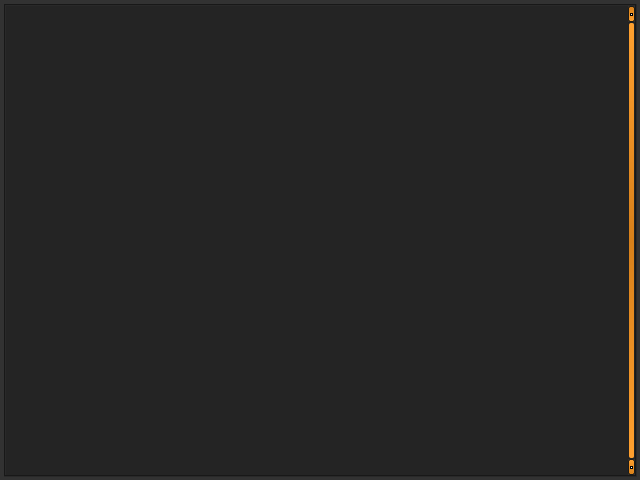
<?xml version="1.0" encoding="UTF-8"?>
<ui version="4.0">
 <class>ConsoleWindow</class>
 <widget class="QDialog" name="ConsoleWindow">
  <property name="geometry">
   <rect>
    <x>0</x>
    <y>0</y>
    <width>640</width>
    <height>480</height>
   </rect>
  </property>
  <property name="minimumSize">
   <size>
    <width>640</width>
    <height>480</height>
   </size>
  </property>
  <property name="maximumSize">
   <size>
    <width>640</width>
    <height>480</height>
   </size>
  </property>
  <property name="windowTitle">
   <string>Debug Console</string>
  </property>
  <property name="styleSheet">
   <string notr="true">QToolTip
{
     border: 1px solid black;
     background-color: #ffa02f;
     padding: 1px;
     border-radius: 3px;
     opacity: 100;
}

QWidget
{
    color: #b1b1b1;
    background-color: #323232;
}

QWidget:item:hover
{
    background-color: QLinearGradient( x1: 0, y1: 0, x2: 0, y2: 1, stop: 0 #ffa02f, stop: 1 #ca0619);
    color: #000000;
}

QWidget:item:selected
{
    background-color: QLinearGradient( x1: 0, y1: 0, x2: 0, y2: 1, stop: 0 #ffa02f, stop: 1 #d7801a);
}

QMenuBar::item
{
    background: transparent;
}

QMenuBar::item:selected
{
    background: transparent;
    border: 1px solid #ffaa00;
}

QMenuBar::item:pressed
{
    background: #444;
    border: 1px solid #000;
    background-color: QLinearGradient(
        x1:0, y1:0,
        x2:0, y2:1,
        stop:1 #212121,
        stop:0.4 #343434/*,
        stop:0.2 #343434,
        stop:0.1 #ffaa00*/
    );
    margin-bottom:-1px;
    padding-bottom:1px;
}

QMenu
{
    border: 1px solid #000;
}

QMenu::item
{
    padding: 2px 20px 2px 20px;
}

QMenu::item:selected
{
    color: #000000;
}

QWidget:disabled
{
    color: #404040;
    background-color: #323232;
}

QAbstractItemView
{
    background-color: QLinearGradient( x1: 0, y1: 0, x2: 0, y2: 1, stop: 0 #4d4d4d, stop: 0.1 #646464, stop: 1 #5d5d5d);
}

QWidget:focus
{
    /*border: 2px solid QLinearGradient( x1: 0, y1: 0, x2: 0, y2: 1, stop: 0 #ffa02f, stop: 1 #d7801a);*/
}

QLineEdit
{
    background-color: QLinearGradient( x1: 0, y1: 0, x2: 0, y2: 1, stop: 0 #4d4d4d, stop: 0 #646464, stop: 1 #5d5d5d);
    padding: 1px;
    border-style: solid;
    border: 1px solid #1e1e1e;
    border-radius: 5;
}

QPushButton
{
    color: #b1b1b1;
    background-color: QLinearGradient( x1: 0, y1: 0, x2: 0, y2: 1, stop: 0 #565656, stop: 0.1 #525252, stop: 0.5 #4e4e4e, stop: 0.9 #4a4a4a, stop: 1 #464646);
    border-width: 1px;
    border-color: #1e1e1e;
    border-style: solid;
    border-radius: 6;
    padding: 3px;
    font-size: 12px;
    padding-left: 5px;
    padding-right: 5px;
}

QPushButton:pressed
{
    background-color: QLinearGradient( x1: 0, y1: 0, x2: 0, y2: 1, stop: 0 #2d2d2d, stop: 0.1 #2b2b2b, stop: 0.5 #292929, stop: 0.9 #282828, stop: 1 #252525);
}

QComboBox
{
    selection-background-color: #ffaa00;
    background-color: QLinearGradient( x1: 0, y1: 0, x2: 0, y2: 1, stop: 0 #565656, stop: 0.1 #525252, stop: 0.5 #4e4e4e, stop: 0.9 #4a4a4a, stop: 1 #464646);
    border-style: solid;
    border: 1px solid #1e1e1e;
    border-radius: 5;
}

QComboBox:hover,QPushButton:hover
{
    border: 2px solid QLinearGradient( x1: 0, y1: 0, x2: 0, y2: 1, stop: 0 #ffa02f, stop: 1 #d7801a);
}


QComboBox:on
{
    padding-top: 3px;
    padding-left: 4px;
    background-color: QLinearGradient( x1: 0, y1: 0, x2: 0, y2: 1, stop: 0 #2d2d2d, stop: 0.1 #2b2b2b, stop: 0.5 #292929, stop: 0.9 #282828, stop: 1 #252525);
    selection-background-color: #ffaa00;
}

QComboBox QAbstractItemView
{
    border: 2px solid darkgray;
    selection-background-color: QLinearGradient( x1: 0, y1: 0, x2: 0, y2: 1, stop: 0 #ffa02f, stop: 1 #d7801a);
}

QComboBox::drop-down
{
     subcontrol-origin: padding;
     subcontrol-position: top right;
     width: 15px;

     border-left-width: 0px;
     border-left-color: darkgray;
     border-left-style: solid; /* just a single line */
     border-top-right-radius: 3px; /* same radius as the QComboBox */
     border-bottom-right-radius: 3px;
 }
/*
QComboBox::down-arrow
{
     image: url(:/down_arrow.png);
}
*/

QGroupBox:focus
{
border: 2px solid QLinearGradient( x1: 0, y1: 0, x2: 0, y2: 1, stop: 0 #ffa02f, stop: 1 #d7801a);
}

QTextEdit:focus
{
    border: 2px solid QLinearGradient( x1: 0, y1: 0, x2: 0, y2: 1, stop: 0 #ffa02f, stop: 1 #d7801a);
}

QScrollBar:horizontal {
     border: 1px solid #222222;
     background: QLinearGradient( x1: 0, y1: 0, x2: 0, y2: 1, stop: 0.0 #121212, stop: 0.2 #282828, stop: 1 #484848);
     height: 7px;
     margin: 0px 16px 0 16px;
}

QScrollBar::handle:horizontal
{
      background: QLinearGradient( x1: 0, y1: 0, x2: 1, y2: 0, stop: 0 #ffa02f, stop: 0.5 #d7801a, stop: 1 #ffa02f);
      min-height: 20px;
      border-radius: 2px;
}

QScrollBar::add-line:horizontal {
      border: 1px solid #1b1b19;
      border-radius: 2px;
      background: QLinearGradient( x1: 0, y1: 0, x2: 1, y2: 0, stop: 0 #ffa02f, stop: 1 #d7801a);
      width: 14px;
      subcontrol-position: right;
      subcontrol-origin: margin;
}

QScrollBar::sub-line:horizontal {
      border: 1px solid #1b1b19;
      border-radius: 2px;
      background: QLinearGradient( x1: 0, y1: 0, x2: 1, y2: 0, stop: 0 #ffa02f, stop: 1 #d7801a);
      width: 14px;
     subcontrol-position: left;
     subcontrol-origin: margin;
}

QScrollBar::right-arrow:horizontal, QScrollBar::left-arrow:horizontal
{
      border: 1px solid black;
      width: 1px;
      height: 1px;
      background: white;
}

QScrollBar::add-page:horizontal, QScrollBar::sub-page:horizontal
{
      background: none;
}

QScrollBar:vertical
{
      background: QLinearGradient( x1: 0, y1: 0, x2: 1, y2: 0, stop: 0.0 #121212, stop: 0.2 #282828, stop: 1 #484848);
      width: 7px;
      margin: 16px 0 16px 0;
      border: 1px solid #222222;
}

QScrollBar::handle:vertical
{
      background: QLinearGradient( x1: 0, y1: 0, x2: 0, y2: 1, stop: 0 #ffa02f, stop: 0.5 #d7801a, stop: 1 #ffa02f);
      min-height: 20px;
      border-radius: 2px;
}

QScrollBar::add-line:vertical
{
      border: 1px solid #1b1b19;
      border-radius: 2px;
      background: QLinearGradient( x1: 0, y1: 0, x2: 0, y2: 1, stop: 0 #ffa02f, stop: 1 #d7801a);
      height: 14px;
      subcontrol-position: bottom;
      subcontrol-origin: margin;
}

QScrollBar::sub-line:vertical
{
      border: 1px solid #1b1b19;
      border-radius: 2px;
      background: QLinearGradient( x1: 0, y1: 0, x2: 0, y2: 1, stop: 0 #d7801a, stop: 1 #ffa02f);
      height: 14px;
      subcontrol-position: top;
      subcontrol-origin: margin;
}

QScrollBar::up-arrow:vertical, QScrollBar::down-arrow:vertical
{
      border: 1px solid black;
      width: 1px;
      height: 1px;
      background: white;
}


QScrollBar::add-page:vertical, QScrollBar::sub-page:vertical
{
      background: none;
}

QTextEdit
{
    background-color: #242424;
}

QPlainTextEdit
{
    background-color: #242424;
}

QHeaderView::section
{
    background-color: QLinearGradient(x1:0, y1:0, x2:0, y2:1, stop:0 #616161, stop: 0.5 #505050, stop: 0.6 #434343, stop:1 #656565);
    color: white;
    padding-left: 4px;
    border: 1px solid #6c6c6c;
}

QCheckBox:disabled
{
color: #414141;
}

QDockWidget::title
{
    text-align: center;
    spacing: 3px; /* spacing between items in the tool bar */
    background-color: QLinearGradient(x1:0, y1:0, x2:0, y2:1, stop:0 #323232, stop: 0.5 #242424, stop:1 #323232);
}

QDockWidget::close-button, QDockWidget::float-button
{
    text-align: center;
    spacing: 1px; /* spacing between items in the tool bar */
    background-color: QLinearGradient(x1:0, y1:0, x2:0, y2:1, stop:0 #323232, stop: 0.5 #242424, stop:1 #323232);
}

QDockWidget::close-button:hover, QDockWidget::float-button:hover
{
    background: #242424;
}

QDockWidget::close-button:pressed, QDockWidget::float-button:pressed
{
    padding: 1px -1px -1px 1px;
}

QMainWindow::separator
{
    background-color: QLinearGradient(x1:0, y1:0, x2:0, y2:1, stop:0 #161616, stop: 0.5 #151515, stop: 0.6 #212121, stop:1 #343434);
    color: white;
    padding-left: 4px;
    border: 1px solid #4c4c4c;
    spacing: 3px; /* spacing between items in the tool bar */
}

QMainWindow::separator:hover
{

    background-color: QLinearGradient(x1:0, y1:0, x2:0, y2:1, stop:0 #d7801a, stop:0.5 #b56c17 stop:1 #ffa02f);
    color: white;
    padding-left: 4px;
    border: 1px solid #6c6c6c;
    spacing: 3px; /* spacing between items in the tool bar */
}

QToolBar::handle
{
     spacing: 3px; /* spacing between items in the tool bar */
     background: url(:/images/handle.png);
}

QMenu::separator
{
    height: 2px;
    background-color: QLinearGradient(x1:0, y1:0, x2:0, y2:1, stop:0 #161616, stop: 0.5 #151515, stop: 0.6 #212121, stop:1 #343434);
    color: white;
    padding-left: 4px;
    margin-left: 10px;
    margin-right: 5px;
}

QProgressBar
{
    border: 2px solid grey;
    border-radius: 5px;
    text-align: center;
}

QProgressBar::chunk
{
    background-color: #d7801a;
    width: 2.15px;
    margin: 0.5px;
}

QTabBar::tab {
    color: #b1b1b1;
    border: 1px solid #444;
    border-bottom-style: none;
    background-color: #323232;
    padding-left: 10px;
    padding-right: 10px;
    padding-top: 3px;
    padding-bottom: 2px;
    margin-right: -1px;
}

QTabWidget::pane {
    border: 1px solid #444;
    top: 1px;
}

QTabBar::tab:last
{
    margin-right: 0; /* the last selected tab has nothing to overlap with on the right */
    border-top-right-radius: 3px;
}

QTabBar::tab:first:!selected
{
 margin-left: 0px; /* the last selected tab has nothing to overlap with on the right */


    border-top-left-radius: 3px;
}

QTabBar::tab:!selected
{
    color: #b1b1b1;
    border-bottom-style: solid;
    margin-top: 3px;
    background-color: QLinearGradient(x1:0, y1:0, x2:0, y2:1, stop:1 #212121, stop:.4 #343434);
}

QTabBar::tab:selected
{
    border-top-left-radius: 3px;
    border-top-right-radius: 3px;
    margin-bottom: 0px;
}

QTabBar::tab:!selected:hover
{
    /*border-top: 2px solid #ffaa00;
    padding-bottom: 3px;*/
    border-top-left-radius: 3px;
    border-top-right-radius: 3px;
    background-color: QLinearGradient(x1:0, y1:0, x2:0, y2:1, stop:1 #212121, stop:0.4 #343434, stop:0.2 #343434, stop:0.1 #ffaa00);
}

QRadioButton::indicator:checked, QRadioButton::indicator:unchecked{
    color: #b1b1b1;
    background-color: #323232;
    border: 1px solid #b1b1b1;
    border-radius: 6px;
}

QRadioButton::indicator:checked
{
    background-color: qradialgradient(
        cx: 0.5, cy: 0.5,
        fx: 0.5, fy: 0.5,
        radius: 1.0,
        stop: 0.25 #ffaa00,
        stop: 0.3 #323232
    );
}

QCheckBox::indicator{
    color: #b1b1b1;
    background-color: #323232;
    border: 1px solid #b1b1b1;
    width: 9px;
    height: 9px;
}

QRadioButton::indicator
{
    border-radius: 6px;
}

QRadioButton::indicator:hover, QCheckBox::indicator:hover
{
    border: 1px solid #ffaa00;
}

QCheckBox::indicator:checked
{
    image:url(:/images/checkbox.png);
}

QCheckBox::indicator:disabled, QRadioButton::indicator:disabled
{
    border: 1px solid #444;
}</string>
  </property>
  <widget class="QPlainTextEdit" name="consoleText">
   <property name="geometry">
    <rect>
     <x>4</x>
     <y>4</y>
     <width>633</width>
     <height>473</height>
    </rect>
   </property>
   <property name="cursor" stdset="0">
    <cursorShape>IBeamCursor</cursorShape>
   </property>
   <property name="styleSheet">
    <string notr="true">QToolTip
{
     border: 1px solid black;
     background-color: #ffa02f;
     padding: 1px;
     border-radius: 3px;
     opacity: 100;
}

QWidget
{
    color: #b1b1b1;
    background-color: #323232;
}

QWidget:item:hover
{
    background-color: QLinearGradient( x1: 0, y1: 0, x2: 0, y2: 1, stop: 0 #ffa02f, stop: 1 #ca0619);
    color: #000000;
}

QWidget:item:selected
{
    background-color: QLinearGradient( x1: 0, y1: 0, x2: 0, y2: 1, stop: 0 #ffa02f, stop: 1 #d7801a);
}

QMenuBar::item
{
    background: transparent;
}

QMenuBar::item:selected
{
    background: transparent;
    border: 1px solid #ffaa00;
}

QMenuBar::item:pressed
{
    background: #444;
    border: 1px solid #000;
    background-color: QLinearGradient(
        x1:0, y1:0,
        x2:0, y2:1,
        stop:1 #212121,
        stop:0.4 #343434/*,
        stop:0.2 #343434,
        stop:0.1 #ffaa00*/
    );
    margin-bottom:-1px;
    padding-bottom:1px;
}

QMenu
{
    border: 1px solid #000;
}

QMenu::item
{
    padding: 2px 20px 2px 20px;
}

QMenu::item:selected
{
    color: #000000;
}

QWidget:disabled
{
    color: #404040;
    background-color: #323232;
}

QAbstractItemView
{
    background-color: QLinearGradient( x1: 0, y1: 0, x2: 0, y2: 1, stop: 0 #4d4d4d, stop: 0.1 #646464, stop: 1 #5d5d5d);
}

QWidget:focus
{
    /*border: 2px solid QLinearGradient( x1: 0, y1: 0, x2: 0, y2: 1, stop: 0 #ffa02f, stop: 1 #d7801a);*/
}

QLineEdit
{
    background-color: QLinearGradient( x1: 0, y1: 0, x2: 0, y2: 1, stop: 0 #4d4d4d, stop: 0 #646464, stop: 1 #5d5d5d);
    padding: 1px;
    border-style: solid;
    border: 1px solid #1e1e1e;
    border-radius: 5;
}

QPushButton
{
    color: #b1b1b1;
    background-color: QLinearGradient( x1: 0, y1: 0, x2: 0, y2: 1, stop: 0 #565656, stop: 0.1 #525252, stop: 0.5 #4e4e4e, stop: 0.9 #4a4a4a, stop: 1 #464646);
    border-width: 1px;
    border-color: #1e1e1e;
    border-style: solid;
    border-radius: 6;
    padding: 3px;
    font-size: 12px;
    padding-left: 5px;
    padding-right: 5px;
}

QPushButton:pressed
{
    background-color: QLinearGradient( x1: 0, y1: 0, x2: 0, y2: 1, stop: 0 #2d2d2d, stop: 0.1 #2b2b2b, stop: 0.5 #292929, stop: 0.9 #282828, stop: 1 #252525);
}

QComboBox
{
    selection-background-color: #ffaa00;
    background-color: QLinearGradient( x1: 0, y1: 0, x2: 0, y2: 1, stop: 0 #565656, stop: 0.1 #525252, stop: 0.5 #4e4e4e, stop: 0.9 #4a4a4a, stop: 1 #464646);
    border-style: solid;
    border: 1px solid #1e1e1e;
    border-radius: 5;
}

QComboBox:hover,QPushButton:hover
{
    border: 2px solid QLinearGradient( x1: 0, y1: 0, x2: 0, y2: 1, stop: 0 #ffa02f, stop: 1 #d7801a);
}


QComboBox:on
{
    padding-top: 3px;
    padding-left: 4px;
    background-color: QLinearGradient( x1: 0, y1: 0, x2: 0, y2: 1, stop: 0 #2d2d2d, stop: 0.1 #2b2b2b, stop: 0.5 #292929, stop: 0.9 #282828, stop: 1 #252525);
    selection-background-color: #ffaa00;
}

QComboBox QAbstractItemView
{
    border: 2px solid darkgray;
    selection-background-color: QLinearGradient( x1: 0, y1: 0, x2: 0, y2: 1, stop: 0 #ffa02f, stop: 1 #d7801a);
}

QComboBox::drop-down
{
     subcontrol-origin: padding;
     subcontrol-position: top right;
     width: 15px;

     border-left-width: 0px;
     border-left-color: darkgray;
     border-left-style: solid; /* just a single line */
     border-top-right-radius: 3px; /* same radius as the QComboBox */
     border-bottom-right-radius: 3px;
 }
/*
QComboBox::down-arrow
{
     image: url(:/down_arrow.png);
}
*/

QGroupBox:focus
{
border: 2px solid QLinearGradient( x1: 0, y1: 0, x2: 0, y2: 1, stop: 0 #ffa02f, stop: 1 #d7801a);
}

QTextEdit:focus
{
    border: 2px solid QLinearGradient( x1: 0, y1: 0, x2: 0, y2: 1, stop: 0 #ffa02f, stop: 1 #d7801a);
}

QScrollBar:horizontal {
     border: 1px solid #222222;
     background: QLinearGradient( x1: 0, y1: 0, x2: 0, y2: 1, stop: 0.0 #121212, stop: 0.2 #282828, stop: 1 #484848);
     height: 7px;
     margin: 0px 16px 0 16px;
}

QScrollBar::handle:horizontal
{
      background: QLinearGradient( x1: 0, y1: 0, x2: 1, y2: 0, stop: 0 #ffa02f, stop: 0.5 #d7801a, stop: 1 #ffa02f);
      min-height: 20px;
      border-radius: 2px;
}

QScrollBar::add-line:horizontal {
      border: 1px solid #1b1b19;
      border-radius: 2px;
      background: QLinearGradient( x1: 0, y1: 0, x2: 1, y2: 0, stop: 0 #ffa02f, stop: 1 #d7801a);
      width: 14px;
      subcontrol-position: right;
      subcontrol-origin: margin;
}

QScrollBar::sub-line:horizontal {
      border: 1px solid #1b1b19;
      border-radius: 2px;
      background: QLinearGradient( x1: 0, y1: 0, x2: 1, y2: 0, stop: 0 #ffa02f, stop: 1 #d7801a);
      width: 14px;
     subcontrol-position: left;
     subcontrol-origin: margin;
}

QScrollBar::right-arrow:horizontal, QScrollBar::left-arrow:horizontal
{
      border: 1px solid black;
      width: 1px;
      height: 1px;
      background: white;
}

QScrollBar::add-page:horizontal, QScrollBar::sub-page:horizontal
{
      background: none;
}

QScrollBar:vertical
{
      background: QLinearGradient( x1: 0, y1: 0, x2: 1, y2: 0, stop: 0.0 #121212, stop: 0.2 #282828, stop: 1 #484848);
      width: 7px;
      margin: 16px 0 16px 0;
      border: 1px solid #222222;
}

QScrollBar::handle:vertical
{
      background: QLinearGradient( x1: 0, y1: 0, x2: 0, y2: 1, stop: 0 #ffa02f, stop: 0.5 #d7801a, stop: 1 #ffa02f);
      min-height: 20px;
      border-radius: 2px;
}

QScrollBar::add-line:vertical
{
      border: 1px solid #1b1b19;
      border-radius: 2px;
      background: QLinearGradient( x1: 0, y1: 0, x2: 0, y2: 1, stop: 0 #ffa02f, stop: 1 #d7801a);
      height: 14px;
      subcontrol-position: bottom;
      subcontrol-origin: margin;
}

QScrollBar::sub-line:vertical
{
      border: 1px solid #1b1b19;
      border-radius: 2px;
      background: QLinearGradient( x1: 0, y1: 0, x2: 0, y2: 1, stop: 0 #d7801a, stop: 1 #ffa02f);
      height: 14px;
      subcontrol-position: top;
      subcontrol-origin: margin;
}

QScrollBar::up-arrow:vertical, QScrollBar::down-arrow:vertical
{
      border: 1px solid black;
      width: 1px;
      height: 1px;
      background: white;
}


QScrollBar::add-page:vertical, QScrollBar::sub-page:vertical
{
      background: none;
}

QTextEdit
{
    background-color: #242424;
}

QPlainTextEdit
{
    background-color: #242424;
}

QHeaderView::section
{
    background-color: QLinearGradient(x1:0, y1:0, x2:0, y2:1, stop:0 #616161, stop: 0.5 #505050, stop: 0.6 #434343, stop:1 #656565);
    color: white;
    padding-left: 4px;
    border: 1px solid #6c6c6c;
}

QCheckBox:disabled
{
color: #414141;
}

QDockWidget::title
{
    text-align: center;
    spacing: 3px; /* spacing between items in the tool bar */
    background-color: QLinearGradient(x1:0, y1:0, x2:0, y2:1, stop:0 #323232, stop: 0.5 #242424, stop:1 #323232);
}

QDockWidget::close-button, QDockWidget::float-button
{
    text-align: center;
    spacing: 1px; /* spacing between items in the tool bar */
    background-color: QLinearGradient(x1:0, y1:0, x2:0, y2:1, stop:0 #323232, stop: 0.5 #242424, stop:1 #323232);
}

QDockWidget::close-button:hover, QDockWidget::float-button:hover
{
    background: #242424;
}

QDockWidget::close-button:pressed, QDockWidget::float-button:pressed
{
    padding: 1px -1px -1px 1px;
}

QMainWindow::separator
{
    background-color: QLinearGradient(x1:0, y1:0, x2:0, y2:1, stop:0 #161616, stop: 0.5 #151515, stop: 0.6 #212121, stop:1 #343434);
    color: white;
    padding-left: 4px;
    border: 1px solid #4c4c4c;
    spacing: 3px; /* spacing between items in the tool bar */
}

QMainWindow::separator:hover
{

    background-color: QLinearGradient(x1:0, y1:0, x2:0, y2:1, stop:0 #d7801a, stop:0.5 #b56c17 stop:1 #ffa02f);
    color: white;
    padding-left: 4px;
    border: 1px solid #6c6c6c;
    spacing: 3px; /* spacing between items in the tool bar */
}

QToolBar::handle
{
     spacing: 3px; /* spacing between items in the tool bar */
     background: url(:/images/handle.png);
}

QMenu::separator
{
    height: 2px;
    background-color: QLinearGradient(x1:0, y1:0, x2:0, y2:1, stop:0 #161616, stop: 0.5 #151515, stop: 0.6 #212121, stop:1 #343434);
    color: white;
    padding-left: 4px;
    margin-left: 10px;
    margin-right: 5px;
}

QProgressBar
{
    border: 2px solid grey;
    border-radius: 5px;
    text-align: center;
}

QProgressBar::chunk
{
    background-color: #d7801a;
    width: 2.15px;
    margin: 0.5px;
}

QTabBar::tab {
    color: #b1b1b1;
    border: 1px solid #444;
    border-bottom-style: none;
    background-color: #323232;
    padding-left: 10px;
    padding-right: 10px;
    padding-top: 3px;
    padding-bottom: 2px;
    margin-right: -1px;
}

QTabWidget::pane {
    border: 1px solid #444;
    top: 1px;
}

QTabBar::tab:last
{
    margin-right: 0; /* the last selected tab has nothing to overlap with on the right */
    border-top-right-radius: 3px;
}

QTabBar::tab:first:!selected
{
 margin-left: 0px; /* the last selected tab has nothing to overlap with on the right */


    border-top-left-radius: 3px;
}

QTabBar::tab:!selected
{
    color: #b1b1b1;
    border-bottom-style: solid;
    margin-top: 3px;
    background-color: QLinearGradient(x1:0, y1:0, x2:0, y2:1, stop:1 #212121, stop:.4 #343434);
}

QTabBar::tab:selected
{
    border-top-left-radius: 3px;
    border-top-right-radius: 3px;
    margin-bottom: 0px;
}

QTabBar::tab:!selected:hover
{
    /*border-top: 2px solid #ffaa00;
    padding-bottom: 3px;*/
    border-top-left-radius: 3px;
    border-top-right-radius: 3px;
    background-color: QLinearGradient(x1:0, y1:0, x2:0, y2:1, stop:1 #212121, stop:0.4 #343434, stop:0.2 #343434, stop:0.1 #ffaa00);
}

QRadioButton::indicator:checked, QRadioButton::indicator:unchecked{
    color: #b1b1b1;
    background-color: #323232;
    border: 1px solid #b1b1b1;
    border-radius: 6px;
}

QRadioButton::indicator:checked
{
    background-color: qradialgradient(
        cx: 0.5, cy: 0.5,
        fx: 0.5, fy: 0.5,
        radius: 1.0,
        stop: 0.25 #ffaa00,
        stop: 0.3 #323232
    );
}

QCheckBox::indicator{
    color: #b1b1b1;
    background-color: #323232;
    border: 1px solid #b1b1b1;
    width: 9px;
    height: 9px;
}

QRadioButton::indicator
{
    border-radius: 6px;
}

QRadioButton::indicator:hover, QCheckBox::indicator:hover
{
    border: 1px solid #ffaa00;
}

QCheckBox::indicator:checked
{
    image:url(:/images/checkbox.png);
}

QCheckBox::indicator:disabled, QRadioButton::indicator:disabled
{
    border: 1px solid #444;
}</string>
   </property>
   <property name="frameShape">
    <enum>QFrame::Box</enum>
   </property>
   <property name="verticalScrollBarPolicy">
    <enum>Qt::ScrollBarAlwaysOn</enum>
   </property>
   <property name="horizontalScrollBarPolicy">
    <enum>Qt::ScrollBarAlwaysOff</enum>
   </property>
   <property name="readOnly">
    <bool>true</bool>
   </property>
  </widget>
 </widget>
 <resources/>
 <connections/>
</ui>
